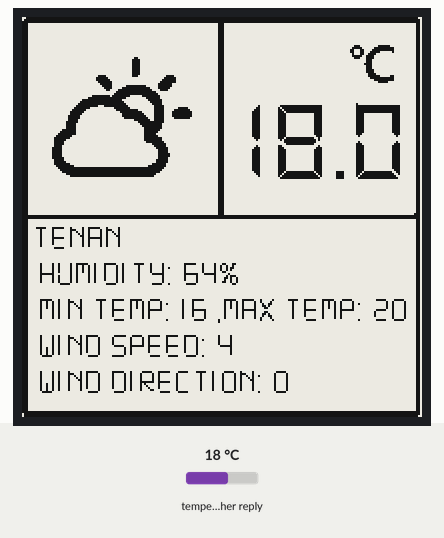
Bench run of a sketch on a simulated ESP8266 (NodeMCU). On the bench: 200×200 one-colour display. The test bench sets the inputs (shaded band); at power-on: temperature in the weather reply 18 °C. WiFi joins after 1.5 s; servers stay silent unless stated; web services answer with replies made up by the test bench; what the sketch prints to the serial monitor is not drawn.

Above: at 3.9 s.

The sketch:

ESP8266_EPAPER_WEATHER.ino
```cpp
#include "Arduino.h"
#include <ArduinoJson.h>
#include <Ticker.h>

#include <ESP8266WiFi.h>
#include <ESP8266HTTPClient.h>

#include <GxEPD.h>
#include <GxGDEP015OC1/GxGDEP015OC1.h>
#include <GxIO/GxIO_SPI/GxIO_SPI.h>
#include <GxIO/GxIO.h>

#include <Fonts/DSDIGIT9pt7b.h>
#include <Fonts/DSDIGIT30pt7b.h>

#include "ImageData.h"

#define WIFI_SSID			"SSID"
#define WIFI_PWD			"PWD"
#define REGION				"tenan"
#define COUNTRY				"kr"
#define APPID				"APPID"
#define REQ_INTERVAL_SEC	60

#define WEATHER_ICON_WIDTH	72
#define WEATHER_ICON_HEIGHT	72

bool requestFlag = false;
Ticker ticker;
String JsonStr;
DynamicJsonBuffer jsonBuffer;

/* BUSY -> GPIO4, RST -> GPIO2, DC -> GPIO0, CS -> GPIO5, CLK -> GPIO14, DIN -> GPIO13, GND -> GND, 3.3V -> 3.3V */
/* I've changed CS pin from GPIO15 to GPIO5 as Waveshare EPD makes GPIO15 high when NodeMCU restarts. */
GxIO_Class io(SPI, SS, 0, 2);
GxEPD_Class display(io);

void setup() {
	Serial.begin(115200);
	//Serial.setDebugOutput(true);

	if(!configWiFi())
	{
		Serial.println("ERROR: configESP");
		while(1);
	}

	/* Initialize GxEPD library */
	display.init();

	/* Set ticker as 10 minutes */
	ticker.attach(REQ_INTERVAL_SEC, tickerHandler);

	/* Get weather information */
	requestWeatherInfo();
	delay(3000);
	requestForecastInfo();
}

void loop()
{
	/* Every 10 minutes */
	if(requestFlag)
	{
		requestWeatherInfo();
		delay(3000);
		requestForecastInfo();
		requestFlag = false;
	}
}

void tickerHandler()
{
	/* If you call requestWeatherInfo directly inside ticker callback function, HttpClient doesn't work properly */
	requestFlag = true;
}

bool configWiFi()
{
	Serial.println();

	if(!WiFi.begin(WIFI_SSID, WIFI_PWD))
	{
		Serial.println("ERROR: WiFi.begin");
		return false;
	}

	Serial.println("OK: WiFi.begin");

	while(WiFi.status() != WL_CONNECTED)
	{
		delay(100);
		Serial.print(".");
	}

	Serial.println();
	Serial.println("OK: WiFi connected");

	return true;
}

void requestWeatherInfo()
{
	HTTPClient httpClient;
	httpClient.setTimeout(2000);

	/* Connect & Request */
	String url = String("/data/2.5/weather?q=") + String(REGION) + String(",") + String(COUNTRY) + String("&units=metric&appid=") + String(APPID);
	if(!httpClient.begin("api.openweathermap.org", 80, url.c_str()))
	{
		Serial.println("ERROR: HTTPClient.begin");
		return;
	}

	Serial.println("OK: HTTPClient.begin");

	int httpCode = httpClient.GET();

	/* Check response */
	if(httpCode > 0)
	{
		Serial.printf("[HTTP] request from the client was handled: %d\n", httpCode);
		String payload = httpClient.getString();
		parseWeatherJson(payload);
	}
	else
	{
		Serial.printf("[HTTP] connection failed: %s\n", httpClient.errorToString(httpCode).c_str());
	}

	httpClient.end();
}

void parseWeatherJson(String buffer)
{
	int JsonStartIndex = buffer.indexOf('{');
	int JsonLastIndex = buffer.lastIndexOf('}');

	/* Substring JSON string */
	JsonStr = buffer.substring(JsonStartIndex, JsonLastIndex+1);
	Serial.println("PARSE JSON WEATHER INFORMATION: " + JsonStr);

	/* Clear buffer */
	jsonBuffer.clear();

	/* Parse JSON string */
	JsonObject& root = jsonBuffer.parseObject(JsonStr);

	if(root.success())
	{
		/* Get information */
		double temp = root["main"]["temp"];
		int humidity = root["main"]["humidity"];
		int temp_min = root["main"]["temp_min"];
		int temp_max = root["main"]["temp_max"];
		int speed = root["wind"]["speed"];
		int direction = root["wind"]["direction"];
		int conditionId = root["weather"][0]["id"];
		const char* name = root["name"];
		const char* weather = parseWeatherCondition(conditionId);

		/* Serial Output */
		Serial.printf("Temp: %3.1f\r\n", temp);
		Serial.printf("Humidity: %d\r\n", humidity);
		Serial.printf("Min. Temp: %d\r\n", temp_min);
		Serial.printf("Max. Temp: %d\r\n", temp_max);
		Serial.printf("Wind Speed: %d\r\n", speed);
		Serial.printf("Wind Direction: %d\r\n", direction);
		Serial.printf("ConditionId: %d\r\n", conditionId);
		Serial.printf("Name: %s\r\n", name);
		Serial.printf("Weather: %s\r\n", weather);

		/* Draw EPD */
		drawBackgroundImage();
		drawWeatherIcon(conditionId);
		drawText(110, 80, String(temp, 1).c_str(), &DSDIGIT30pt7b);
		drawText(5, 115, String(name).c_str(), &DSDIGIT9pt7b);
		drawText("\r\n  Humidity: ");
		drawText(String(humidity).c_str());
		drawText("%");
		drawText("\r\n  Min Temp: ");
		drawText(String(temp_min).c_str());
		drawText(" ,Max Temp: ");
		drawText(String(temp_max).c_str());
		drawText("\r\n  Wind Speed: ");
		drawText(String(speed).c_str());
		drawText("\r\n  Wind Direction: ");
		drawText(String(direction).c_str());
		showDisplay();
	}
	else
	{
		Serial.println("jsonBuffer.parseObject failed");
	}
}

void requestForecastInfo()
{
	HTTPClient httpClient;
	httpClient.setTimeout(2000);

	/* Connect & Request */
	String url = String("/data/2.5/forecast?q=") + String(REGION) + String(",") + String(COUNTRY) + String("&cnt=8&units=metric&appid=") + String(APPID);
	if(!httpClient.begin("api.openweathermap.org", 80, url.c_str()))
	{
		Serial.println("ERROR: HTTPClient.begin");
		return;
	}

	Serial.println("OK: HTTPClient.begin");

	int httpCode = httpClient.GET();

	/* Check response */
	if(httpCode > 0)
	{
		Serial.printf("[HTTP] request from the client was handled: %d\n", httpCode);
		String payload = httpClient.getString();
		parseForecastJson(payload);
	}
	else
	{
		Serial.printf("[HTTP] connection failed: %s\n", httpClient.errorToString(httpCode).c_str());
	}

	httpClient.end();
}


void parseForecastJson(String buffer)
{
	int JsonStartIndex = buffer.indexOf('{');
	int JsonLastIndex = buffer.lastIndexOf('}');

	JsonStr = buffer.substring(JsonStartIndex, JsonLastIndex+1);
	Serial.println("PARSE JSON FORECAST INFORMATION: " + JsonStr);

	jsonBuffer.clear();
	JsonObject& root = jsonBuffer.parseObject(JsonStr);

	if(root.success())
	{
		JsonArray& list = root["list"];

		for(auto& item : list)
		{
			const char* time = item["dt_txt"];
			double temp = item["main"]["temp"];
			int humidity = item["main"]["humidity"];
			int conditionId = item["weather"][0]["id"];
			const char* weather = parseWeatherCondition(conditionId);

			Serial.printf("Time: %s\r\n", time);
			Serial.printf("Temp: %3.1f C\r\n", temp);
			Serial.printf("Humidity: %d %%\r\n", humidity);
			Serial.printf("Condition: %d\r\n", conditionId);
			Serial.printf("Weather: %s\r\n", weather);
		}
	}
	else
	{
		Serial.println("jsonBuffer.parseObject failed");
	}
}

const char* parseWeatherCondition(int conditionId)
{
	/* Return string for conditionId */
	if(conditionId >= 200 && conditionId < 300) return "Thunderstorm";
	else if(conditionId >= 300 && conditionId < 400) return "Drizzle";
	else if(conditionId >= 500 && conditionId < 600) return "Rain";
	else if(conditionId >= 600 && conditionId < 700) return "Snow";
	else if(conditionId >= 700 && conditionId < 800) return "Fog";
	else if(conditionId == 800) return "Clear";
	else if(conditionId > 800 && conditionId < 900) return "Clouds";
	else return "Unknown condition";
}

void drawBackgroundImage()
{
	/* Clear screen */
	display.fillScreen(GxEPD_WHITE);

	/* Draw bitmap */
	display.drawBitmap(FRAME, 0, 0, GxEPD_WIDTH, GxEPD_HEIGHT, GxEPD_BLACK, GxEPD::bm_normal);
}

void drawWeatherIcon(int conditionId)
{
	/* Draw bitmap image for conditionId */
	const uint8_t* bitmap;
	if(conditionId >= 200 && conditionId < 300)
	{
		bitmap = STORM;
	}
	else if(conditionId >= 300 && conditionId < 400)
	{
		bitmap = RAIN;
	}
	else if(conditionId >= 500 && conditionId < 600)
	{
		bitmap = RAIN;
	}
	else if(conditionId >= 600 && conditionId < 700)
	{
		bitmap = SNOW;
	}
	else if(conditionId >= 700 && conditionId < 800)
	{
		bitmap = FOG;
	}
	else if(conditionId == 800)
	{
		bitmap = SUNNY;
	}
	else if(conditionId > 800 && conditionId < 900)
	{
		bitmap = SUNNY_CLOUDY;
	}
	else
	{
		bitmap = SUNNY;
	}

	display.drawBitmap(bitmap, 14, 14, WEATHER_ICON_WIDTH, WEATHER_ICON_HEIGHT, GxEPD_BLACK, GxEPD::bm_normal);
}

void drawText(int x, int y, const char* text, const GFXfont* font)
{
	/* set text color */
	display.setTextColor(GxEPD_BLACK);

	/* set font */
	display.setFont(font);

	/* set position */
	display.setCursor(x, y);

	/* print text */
	display.print(text);
}

void drawText(const char* text)
{
	/* print text */
	display.print(text);
}

void showDisplay()
{
	/* show frame buffer */
	display.update();
}
```

imagedata.h
```cpp
extern const unsigned char FRAME[];
extern const unsigned char SUNNY[];
extern const unsigned char SUNNY_CLOUDY[];
extern const unsigned char CLOUDY[];
extern const unsigned char RAIN[];
extern const unsigned char STORM[];
extern const unsigned char SNOW[];
extern const unsigned char FOG[];
```

sloeber.ino.cpp
```cpp
#ifdef __IN_ECLIPSE__
//This is a automatic generated file
//Please do not modify this file
//If you touch this file your change will be overwritten during the next build
//This file has been generated on 2018-10-23 22:17:59

#include "Arduino.h"
#include "Arduino.h"
#include <ArduinoJson.h>
#include <Ticker.h>
#include <ESP8266WiFi.h>
#include <ESP8266HTTPClient.h>
#include <GxEPD.h>
#include <GxGDEP015OC1/GxGDEP015OC1.h>
#include <GxIO/GxIO_SPI/GxIO_SPI.h>
#include <GxIO/GxIO.h>
#include <Fonts/DSDIGIT9pt7b.h>
#include <Fonts/DSDIGIT30pt7b.h>
#include "ImageData.h"

void setup() ;
void loop() ;
void tickerHandler() ;
bool configWiFi() ;
void requestWeatherInfo() ;
void parseWeatherJson(String buffer) ;
void requestForecastInfo() ;
void parseForecastJson(String buffer) ;
const char* parseWeatherCondition(int conditionId) ;
void drawBackgroundImage() ;
void drawWeatherIcon(int conditionId) ;
void drawText(int x, int y, const char* text, const GFXfont* font) ;
void drawText(const char* text) ;
void showDisplay() ;

#include "ESP8266_EPAPER_WEATHER.ino"


#endif
```

Source omitted: SDIGIT30pt7b.h (data table, 53655 bytes), DSDIGIT9pt7b.h (data table, 10008 bytes), imagedata.cpp (data table, 59413 bytes)
